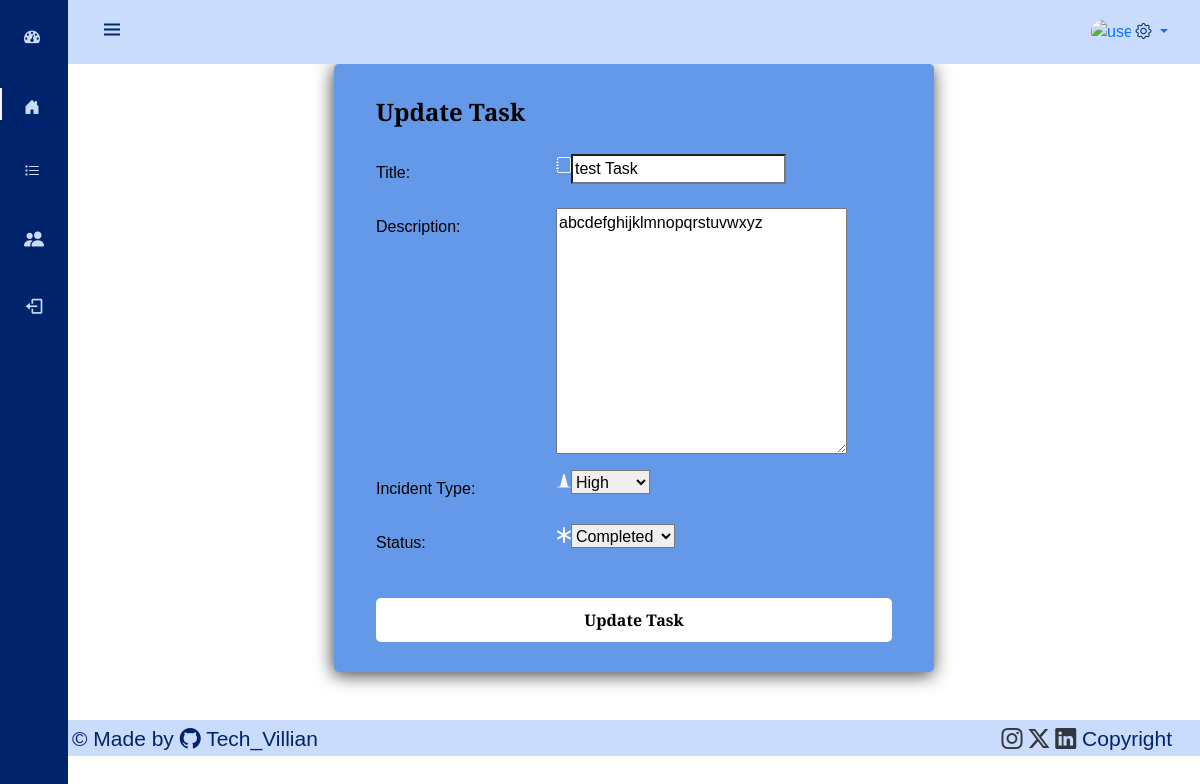
/task/2/update/ (signed in), run on an earlier commit of the app's database.
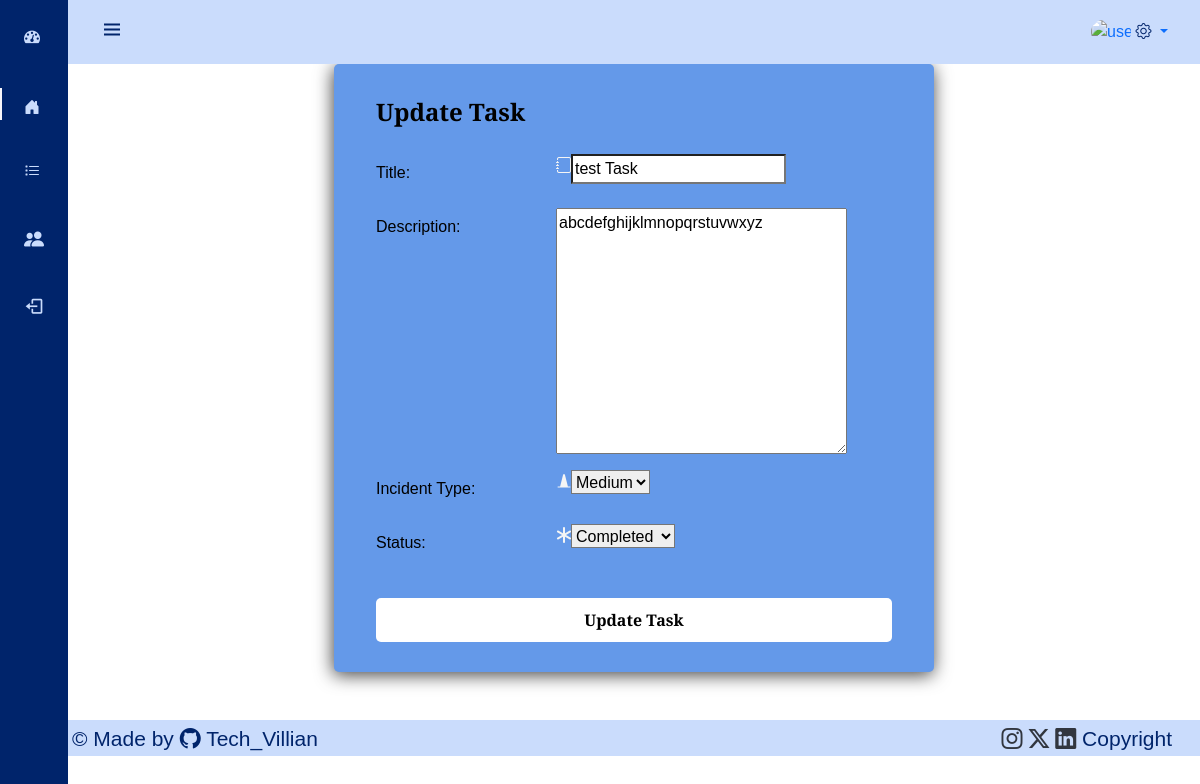
And on a later commit of the database.
### project/models.py (models this page shows, shortened)
class Task(models.Model):
    created_by = models.ForeignKey(auth.get_user_model(), on_delete=models.CASCADE)
    title = models.CharField(max_length=255)
    description = models.TextField()
    deadline = models.DateField()
    status = models.CharField(max_length=20, choices=[
        ('pending', 'Pending'),
        ('in_progress', 'In Progress'),
        ('completed', 'Completed')
    ])
    incident_types = models.CharField(max_length=20, choices=[
        ('critical', 'Critical'),
        ('high', 'High'),
        ('medium', 'Medium')
    ], blank=True, null=True)
    assigned_to = models.ForeignKey(User, on_delete=models.CASCADE, related_name='tasks')
    assigned_team = models.ForeignKey(Team, on_delete=models.SET_NULL, null=True, blank=True, related_name='assigned_tasks')

### project/views.py (the view, shortened to what this page needs)
# urls.py: path('task/<int:pk>/update/', project_views.TaskUpdateView.as_view(template_name='tasks/task_form.html'), name='task_update'),
class TaskUpdateView(LoginRequiredMixin, UserPassesTestMixin, UpdateView):
    model = Task
    fields = ['title', 'description', 'status', 'incident_types']
    def get_context_data(self, **kwargs):
        context = super().get_context_data(**kwargs)
        context['is_create'] = False
        return context
    def test_func(self):
        task = self.get_object()
        if self.request.user == task.created_by or self.request.user == task.assigned_to:
            return True
        return False

### project/templates/tasks/task_form.html (shortened to what this page needs)
{% extends 'base.html' %}
{% load crispy_forms_tags %}
{% block content %}
<div class="content-section">
  <form method="POST" enctype="multipart/form-data" class="container" id="form">
    <fieldset class="form-group" style="padding: 30px;">
      <legend class="mb-4" style="font-size: 1.5em; font-weight: bold; color: #000000;">
        {% if is_create %}
        Create Task
        {% else %}
        Update Task
        {% endif %}
      </legend>
      <div class="form-group row">
        <label for="title" class="col-sm-4 col-form-label">Title:</label>
        <div class="col-sm-7">
            <div class="input-group">
                <div class="input-group-addon"><i class="bi bi-journal" aria-hidden="true"></i></div>
                {{ form.title }}
            </div>
        </div>
      </div>
      <div class="form-group row">
        <label for="description" class="col-sm-4 col-form-label">Description:</label>
        <div class="col-sm-7">
            <div class="input-group">
                {{ form.description }}
            </div>
        </div>
      </div>
      {% if is_create %}
      <div class="form-group row">
        <label for="{{ form.deadline.id_for_label }}" class="col-sm-4" style="color: #000000;">Deadline:</label>
        <input type="date" name="{{ form.deadline.html_name }}" class="col-sm-7" id="{{ form.deadline.auto_id }}" value="{{ form.instance.deadline|default_if_none:'' }}">
      </div>
      <div class="form-group row">
        <label for="status" class="col-sm-4 col-form-label">Status:</label>
        <div class="col-sm-7">
            <div class="input-group">
                <div class="input-group-addon"><i class="bi bi-asterisk"></i></div>
                {{ form.status }}
            </div>
        </div>
      </div>
      <div class="form-group row">
        <label for="incident_types" class="col-sm-4 col-form-label">Incident Type:</label>
        <div class="col-sm-7">
            <div class="input-group">
                <div class="input-group-addon"><i class="bi bi-cone"></i></div>
                {{ form.incident_types }}
            </div>
        </div>
      </div>
      <div class="form-group row">
        <label for="assigned_to" class="col-sm-4 col-form-label">Assign To User:</label>
        <div class="col-sm-7">
            <div class="input-group">
                <div class="input-group-addon"><i class="bi bi-person-fill" aria-hidden="true"></i></div>
                {{ form.assigned_to }}
            </div>
        </div>
      </div>
      <div class="form-group row">
        <label for="assigned_team" class="col-sm-4 col-form-label">Assign Team:</label>
        <div class="col-sm-7">
            <div class="input-group">
                <div class="input-group-addon"><i class="bi bi-people-fill" aria-hidden="true"></i></div>
                {{ form.assigned_team }}
            </div>
        </div>
      </div>
      {% else %}
      <div class="form-group row">
        <label for="incident_types" class="col-sm-4 col-form-label">Incident Type:</label>
        <div class="col-sm-7">
            <div class="input-group">
                <div class="input-group-addon"><i class="bi bi-cone"></i></div>
                {{ form.incident_types }}
            </div>
        </div>
      </div>
      <div class="form-group row">
        <label for="status" class="col-sm-4 col-form-label">Status:</label>
        <div class="col-sm-7">
            <div class="input-group">
                <div class="input-group-addon"><i class="bi bi-asterisk" aria-hidden="true"></i></div>
                {{ form.status }}
            </div>
        </div>
      </div>
      {% endif %}
      <button type="submit" style="background-color: #fff; color: #000000; border: none; padding: 10px 20px; border-radius: 5px; text-decoration: none; font-weight: bold;">
        {% if is_create %}
        Create Task
        {% else %}
        Update Task
        {% endif %}
      </button>
    </div>
{% endblock %}

What changed in the data, as far as the page shows it:
changed Task "test Task": incident_types "High" → "Medium"
